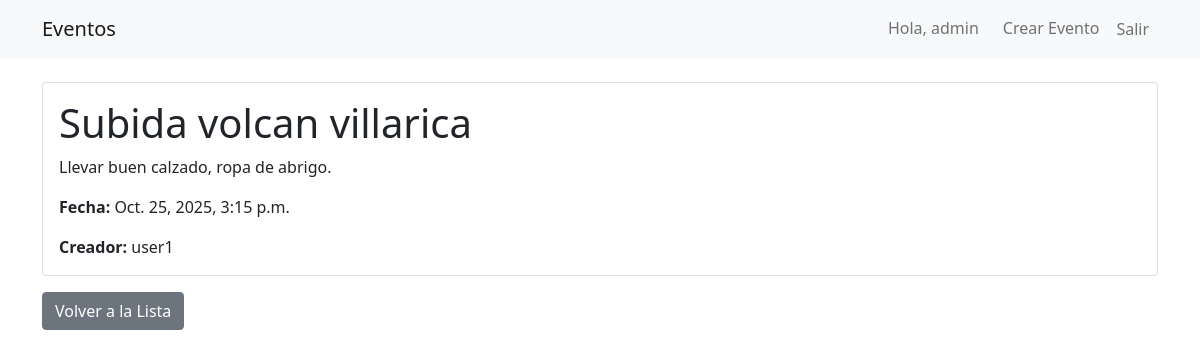
The page /event/2/ (signed in) on the database its author committed.
### events/models.py (models this page shows, shortened)
class Event(models.Model):
    title = models.CharField(max_length=200)
    description = models.TextField()
    date = models.DateTimeField()
    is_private = models.BooleanField(default=False)
    allowed_users = models.ManyToManyField(User, blank=True, related_name='allowed_events')
    creator = models.ForeignKey(User, on_delete=models.CASCADE, related_name='created_events')
    def can_access(self, user):
        if not self.is_private:
            return True
        return user in self.allowed_users.all() or user == self.creator

### events/views.py (the view)
# urls.py: path('event/<int:pk>/', views.event_detail, name='event_detail'),
@login_required
def event_detail(request, pk):
    event = get_object_or_404(Event, pk=pk)
    if not event.can_access(request.user):
        messages.error(request, 'No tienes permiso para ver este evento.')
        return redirect('event_list')
    return render(request, 'events/event_detail.html', {'event': event})

### events/templates/events/event_detail.html (shortened to what this page needs)
{% extends 'base.html' %}
{% block content %}
<div class="card">
    <div class="card-body">
        <h1 class="card-title">{{ event.title }}</h1>
        <p class="card-text">{{ event.description }}</p>
        <p class="card-text"><strong>Fecha:</strong> {{ event.date }}</p>
        <p class="card-text"><strong>Creador:</strong> {{ event.creator.username }}</p>
    </div>
</div>
<a href="{% url 'event_list' %}" class="btn btn-secondary mt-3">Volver a la Lista</a>
{% endblock %}

### templates/base.html (shortened to what this page needs)
<!DOCTYPE html>
<html lang="es">
<head>
    <link href="https://cdn.jsdelivr.net/npm/bootstrap@5.1.3/dist/css/bootstrap.min.css" rel="stylesheet">
</head>
<body>
    <nav class="navbar navbar-expand-lg navbar-light bg-light">
        <div class="container">
            <a class="navbar-brand" href="{% url 'event_list' %}">Eventos</a>
            <div class="navbar-nav ms-auto">
                {% if user.is_authenticated %}
                    <span class="navbar-text me-3">Hola, {{ user.username }}</span>
                    <a class="nav-link" href="{% url 'event_create' %}">Crear Evento</a>
                    <form class="d-inline" method="post" action="{% url 'logout' %}">
                        <button type="submit" class="btn btn-link nav-link">Salir</button>
                    </form>
                {% else %}
                    <a class="nav-link" href="{% url 'login' %}">Iniciar Sesión</a>
                    <a class="nav-link" href="{% url 'register' %}">Registrarse</a>
                {% endif %}
            </div>
        </div>
    </nav>
    <div class="container mt-4">
        {% block content %}{% endblock %}
    </div>
</body>
</html>

### rows shown on the page
Event: title "Subida volcan villarica", description "Llevar buen calzado, ropa de abrigo.", date "Oct. 25, 2025, 3:15 p.m.", creator.username "user1"

### other values the page prints
{{ user.username }} "admin"
